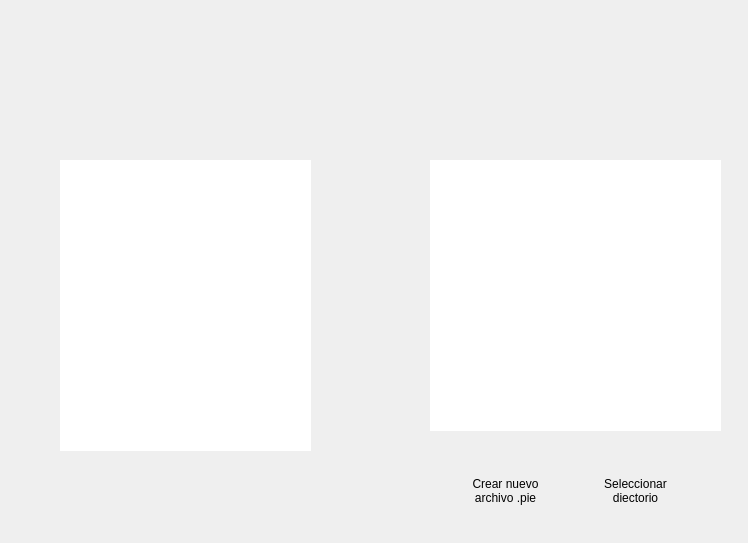
<?xml version="1.0" encoding="UTF-8"?>
<ui version="4.0">
 <class>Dialog</class>
 <widget class="QDialog" name="Dialog">
  <property name="geometry">
   <rect>
    <x>0</x>
    <y>0</y>
    <width>748</width>
    <height>543</height>
   </rect>
  </property>
  <property name="windowTitle">
   <string>PokeCompilator</string>
  </property>
  <property name="windowIcon">
   <iconset>
    <activeon>:/images/IMAGES/juego.png</activeon>
   </iconset>
  </property>
  <property name="styleSheet">
   <string notr="true">Dialog { background-image: url(:/images/IMAGES/MAIN.png); }</string>
  </property>
  <widget class="QPlainTextEdit" name="plainTextEdit">
   <property name="geometry">
    <rect>
     <x>60</x>
     <y>160</y>
     <width>251</width>
     <height>291</height>
    </rect>
   </property>
   <property name="font">
    <font>
     <family>Titillium Web</family>
     <pointsize>8</pointsize>
    </font>
   </property>
   <property name="styleSheet">
    <string notr="true">background-image: url(:/images/IMAGES/blanco.jpg);
self.mi_plaintextedit.setStyleSheet(&quot;QPlainTextEdit { border: 0px solid transparent; }&quot;)</string>
   </property>
   <property name="frameShape">
    <enum>QFrame::Shape::NoFrame</enum>
   </property>
   <property name="frameShadow">
    <enum>QFrame::Shadow::Plain</enum>
   </property>
  </widget>
  <widget class="QListWidget" name="listWidget">
   <property name="geometry">
    <rect>
     <x>430</x>
     <y>160</y>
     <width>291</width>
     <height>271</height>
    </rect>
   </property>
   <property name="styleSheet">
    <string notr="true">background-image: url(:/images/IMAGES/NOWP.png);</string>
   </property>
   <property name="frameShape">
    <enum>QFrame::Shape::NoFrame</enum>
   </property>
   <property name="frameShadow">
    <enum>QFrame::Shadow::Plain</enum>
   </property>
  </widget>
  <widget class="QPushButton" name="btnSalir">
   <property name="geometry">
    <rect>
     <x>116</x>
     <y>10</y>
     <width>20</width>
     <height>21</height>
    </rect>
   </property>
   <property name="toolTip">
    <string>Salir del Programa</string>
   </property>
   <property name="styleSheet">
    <string notr="true">background-image: url(:/images/IMAGES/NOWP.png);</string>
   </property>
   <property name="text">
    <string/>
   </property>
   <property name="flat">
    <bool>true</bool>
   </property>
  </widget>
  <widget class="QPushButton" name="btnProd">
   <property name="geometry">
    <rect>
     <x>150</x>
     <y>10</y>
     <width>20</width>
     <height>21</height>
    </rect>
   </property>
   <property name="toolTip">
    <string>Crear archivo de produccion</string>
   </property>
   <property name="styleSheet">
    <string notr="true">background-image: url(:/images/IMAGES/NOWP.png);</string>
   </property>
   <property name="text">
    <string/>
   </property>
   <property name="flat">
    <bool>true</bool>
   </property>
  </widget>
  <widget class="QPushButton" name="btnSave">
   <property name="geometry">
    <rect>
     <x>180</x>
     <y>10</y>
     <width>20</width>
     <height>21</height>
    </rect>
   </property>
   <property name="toolTip">
    <string>Guardar el archivo abierto</string>
   </property>
   <property name="styleSheet">
    <string notr="true">background-image: url(:/images/IMAGES/NOWP.png);</string>
   </property>
   <property name="text">
    <string/>
   </property>
   <property name="flat">
    <bool>true</bool>
   </property>
  </widget>
  <widget class="QLabel" name="label">
   <property name="geometry">
    <rect>
     <x>430</x>
     <y>430</y>
     <width>281</width>
     <height>31</height>
    </rect>
   </property>
   <property name="styleSheet">
    <string notr="true">background-image: url(:/images/IMAGES/NOWP.png);</string>
   </property>
   <property name="text">
    <string/>
   </property>
  </widget>
  <widget class="QPushButton" name="btnRoute">
   <property name="geometry">
    <rect>
     <x>580</x>
     <y>470</y>
     <width>111</width>
     <height>41</height>
    </rect>
   </property>
   <property name="toolTip">
    <string/>
   </property>
   <property name="styleSheet">
    <string notr="true">background-image: url(:/images/IMAGES/NOWP.png);</string>
   </property>
   <property name="text">
    <string>Seleccionar 
diectorio</string>
   </property>
   <property name="flat">
    <bool>true</bool>
   </property>
  </widget>
  <widget class="QPushButton" name="btnNewFile">
   <property name="geometry">
    <rect>
     <x>460</x>
     <y>470</y>
     <width>91</width>
     <height>41</height>
    </rect>
   </property>
   <property name="styleSheet">
    <string notr="true">background-image: url(:/images/IMAGES/NOWP.png);</string>
   </property>
   <property name="text">
    <string>Crear nuevo 
archivo .pie</string>
   </property>
   <property name="flat">
    <bool>true</bool>
   </property>
  </widget>
 </widget>
 <resources/>
 <connections/>
</ui>
